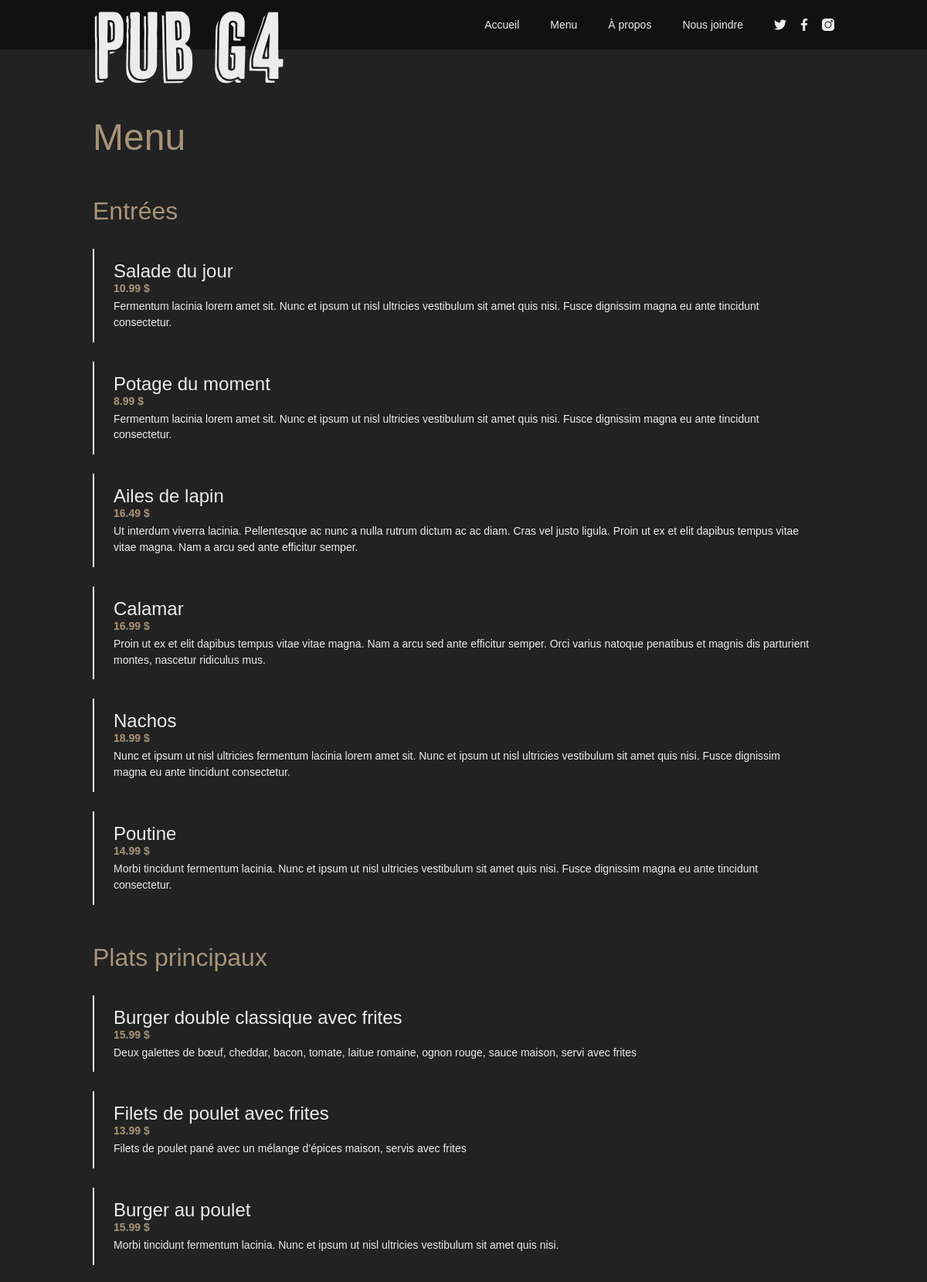
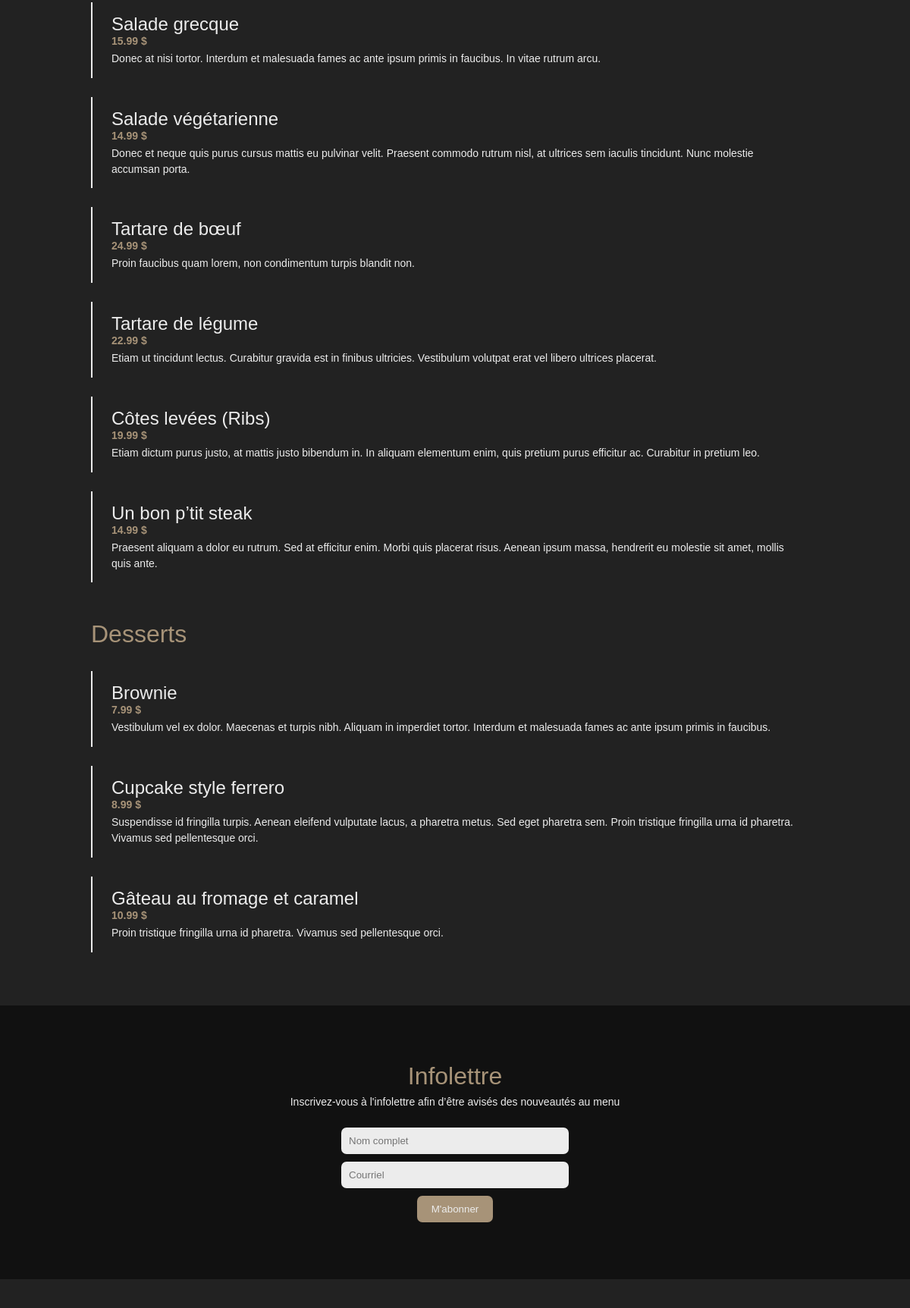
The page /menu (upper part) on the database its author committed (2 pictures, top to bottom).
### tables this page shows
CREATE TABLE `categories` (
  `id` int(11) NOT NULL,
  `nom` varchar(100) NOT NULL,
  `ordre` int(11) NOT NULL
);

CREATE TABLE `plats` (
  `id` int(11) NOT NULL,
  `nom` varchar(100) NOT NULL,
  `description` text NOT NULL,
  `prix` float NOT NULL,
  `image` varchar(255) DEFAULT NULL,
  `categorie_id` int(11) NOT NULL
);

### bases/Controller.php (called while the page is built, shortened)
<?php
abstract class Controller {
    protected function vue(string $nom, ?array $donnees = null){
        include("views/" . $nom . ".view.php");
    }
}

### controllers/SiteController.php (called while the page is built, shortened)
<?php
require_once("bases/Controller.php");
require_once("models/Plats.php");
require_once("models/Categories.php");
class SiteController extends Controller {
    public function afficherMenu() {
        $this->vue("menu", [
            "titre" => "Menu | PUB G4",
            "categories" =>(new Categories())->toutParOrdre(),
            "plats" => (new Plats()),
        ]);
    }
}

### index.php (called while the page is built, shortened)
<?php
require_once "controllers/SiteController.php";
require_once("config/routes.php");
$controller = new SiteController();
$chemin = $_GET["path"] ?? "index";
$methode = $routes[$chemin] ?? "erreur404";
$controller->{$methode}();

### config/database.php (called while the page is built)
<?php
$host = "localhost";
$username = "root";
$password = "";
$dbname = "pub_g4";

### bases/Model.php (called while the page is built, shortened)
<?php
class Model {
    private static $pdo = null;
    protected function pdo(){
        if(static::$pdo == null){
            require "config/database.php";
            static::$pdo = new PDO("mysql:host=$host;dbname=$dbname", $username, $password, array(PDO::MYSQL_ATTR_INIT_COMMAND => "SET NAMES utf8"));
            static::$pdo->setAttribute(PDO::MYSQL_ATTR_INIT_COMMAND, "SET NAMES 'utf8'");
            static::$pdo->setAttribute(PDO::ATTR_ERRMODE, PDO::ERRMODE_EXCEPTION);
            static::$pdo->setAttribute(PDO::ATTR_DEFAULT_FETCH_MODE, PDO::FETCH_ASSOC);
        }
        return static::$pdo;
    }
}

### models/Categories.php (called while the page is built, shortened)
<?php
require_once("bases/Model.php");
class Categories extends Model {
    protected $table = "categories";
    public function toutParOrdre(){
        $sql = "SELECT *
                FROM $this->table
                ORDER BY $this->table.ordre ASC";
        $stmt = $this->pdo()->prepare($sql);
        $stmt->execute();
        return $stmt->fetchAll();
    }
}

### models/Plats.php (called while the page is built, shortened)
<?php
require_once("bases/Model.php");
class Plats extends Model {
    protected $table = "plats";
    public function toutParCategorie(int $categorie_id) {
        $sql = "SELECT $this->table.*
                FROM $this->table
                JOIN categories ON $this->table.categorie_id = categories.id
                WHERE $this->table.categorie_id = :categorie_id";
        $stmt = $this->pdo()->prepare($sql);
        $stmt->execute([
            ":categorie_id" => $categorie_id
        ]);
        return $stmt->fetchAll();
    }
}

### views/menu.view.php (the view, shortened to what this page needs)
<?php include("parts/head.inc.php") ?>
<body id="menu">
<?php include("parts/header.inc.php") ?>
    <div id="app" class="section_menu container">
        <div class="section_droite">
            <h1>Menu</h1>
            <?php foreach($categories as $categorie) : ?>
                <?php $plats_de_categorie = $plats->toutParCategorie($categorie["id"]); ?>
                <?php if(count($plats_de_categorie) != 0) : ?>
                    <h2 class="categorie_repas"><?= $categorie["nom"] ?></h2>
                    <?php foreach($plats_de_categorie as $plat) : ?>
                        <div class="repas" @click="changerImage('<?= $plat["image"] ?>', <?= $plat["id"] ?>)" :class="{selectionnee: <?= $plat["id"] ?> == est_selectionnee}">
                            <h3 class="titre_repas"><?= $plat["nom"] ?></h3>
                            <span class="prix"><strong><?= number_format($plat["prix"], 2) ?> $</strong></span>
                            <p class="description"><?= $plat["description"] ?></p>
                        </div>
                    <?php endforeach; ?>
                <?php endif; ?>
            <?php endforeach; ?>
        </div>
    </div>
<?php include("parts/footer.inc.php") ?>

### views/parts/head.inc.php (shortened to what this page needs)
<!DOCTYPE html>
<html lang="en">
<head>
    <link rel="stylesheet" href="public/css/public/style.css">
</head>

### views/parts/header.inc.php (shortened to what this page needs)
<header id="navigation">
    <nav class="container">
        <a href="index"><img class="logo" src="public/img/logo-pub-g4.svg" alt="Logo du Pub G4"></a>
        <ul :class="{actif : actif}">
            <li><a href="index">Accueil</a></li>
            <li><a href="menu">Menu</a></li>
            <li><a href="a-propos">À propos</a></li>
            <li><a href="nous-joindre">Nous joindre</a></li>
            <div class="reseaux">
                <li><a href="https://twitter.com/" target="_blank" title="Consulter le compte Twitter dans un autre onglet"><div class="twitter"></div></a></li>
                <li><a href="https://facebook.com/" target="_blank" title="Consulter le compte Facebook dans un autre onglet"><div class="facebook"></div></a></li>
                <li><a href="https://instagram.com/" target="_blank" title="Consulter le compte Instagram dans un autre onglet"><div class="instagram"></div></a></li>
            </div>
        </ul>
    </nav>
</header>

### views/parts/footer.inc.php (shortened to what this page needs)
    <footer>
        <section id="infolettre">
            <h2>Infolettre</h2>
            <p>Inscrivez-vous à l'infolettre afin d’être avisés des nouveautés au menu</p>
            <form action="ajout-infolettre-submit" method="POST">
                <input type="text" name="nom" placeholder="Nom complet">
                <input type="email" name="courriel" placeholder="Courriel">
                <input class="btn" type="submit" value="M'abonner">
            </form>
        </section>
        <section id="bas_de_page">
        </section>
    </footer>
</body>
</html>

### public/css/public/style.css (style rules this page uses)
header { background-color: var(--coul_principale_fonce); position: fixed; top: 0; width: 100%; z-index: 100; }
header nav { padding: 10px 0; }
header nav img.logo { position: fixed; width: 250px; transition: transform 0.2s; }
header nav ul { display: flex; justify-content: flex-end; align-items: center; }
header nav ul li { text-decoration: none; list-style-type: none; margin-left: 40px; }
header nav ul li a { text-decoration: none; color: var(--coul_principale_pale); }
header nav ul div.reseaux { display: flex; }
header nav ul div.reseaux li { margin-left: 15px; }
header nav ul div.reseaux li:first-child { margin-left: 40px; }
header nav ul div.reseaux div { width: 16px; height: 16px; }
header nav ul div.reseaux .twitter { background-image: url("../../img/twitter.png"); background-size: contain; }
header nav ul div.reseaux .facebook { background-image: url("../../img/facebook.png"); background-size: contain; }
header nav ul div.reseaux .instagram { background-image: url("../../img/instagram.png"); background-size: contain; }
div.section_droite { margin: 150px 0 70px 0; margin-left: calc(40% + 100px); max-width: 55%; }
@media only screen and (max-width: 1200px) { div.section_droite { margin-left: 0; max-width: 100%; } }
#menu .section_menu h2.categorie_repas { margin-top: 50px; }
#menu .section_menu div.section_droite .repas { border-left: solid var(--coul_principale_pale) 2px; padding: 15px 25px; margin-bottom: 25px; }
#menu .section_menu div.section_droite .repas h3.titre_repas { margin: 0px; }
#menu .section_menu div.section_droite .repas span.prix { color: var(--coul_sec_pale); padding: 10px 0; }
#menu .section_menu div.section_droite .repas p.description { margin: 0; padding-top: 5px; }
footer { z-index: 200; }
footer #infolettre { text-align: center; padding: 75px; background-color: var(--coul_principale_fonce); }
footer #infolettre h2 { margin-bottom: 5px; margin-top: 0px; }
footer #infolettre p { margin-top: 0px; }
footer #infolettre form { position: relative; display: flex; flex-direction: column; align-items: center; }
footer #infolettre form input { margin-top: 10px; width: 300px; padding: 10px; border: none; border-radius: 7px; font-family: raleway, sans-serif; background-color: var(--coul_principale_pale); box-sizing: border-box; }
footer #infolettre form input.btn { width: 100px; background-color: var(--coul_sec_pale); color: var(--coul_principale_pale); }
footer #bas_de_page { padding: 40px 0; background-color: var(--coul_principale_moyen); }

### public/css/parts/general/style.css (style rules this page uses)
:root { --coul_principale_pale: #ececec; --coul_principale_moyen: #222; --coul_principale_fonce: #111; --coul_sec_pale: #a79378; --coul_sec_fonce: #665945; }
body { background-color: var(--coul_principale_moyen); color: var(--coul_principale_pale); font-family: raleway, sans-serif; font-size: 14px; margin: 0; min-height: 100vh; }
h1, h2, h3, h4, h5, h6 { font-family: cheap-pine-sans, sans-serif; font-weight: 400; }
h1 { font-size: 3rem; color: var(--coul_sec_pale); }
h2 { color: var(--coul_sec_pale); margin: 30px 0; font-size: 2rem; }
h3 { margin-top: 40px; font-size: 1.5rem; }
p { line-height: 1.3rem; }
.container { max-width: 80%; margin: auto; }
input.btn { cursor: pointer; }

### rows shown on the page
categories: nom "Entrées"
plats: nom "Salade du jour", prix "10.99", description "Fermentum lacinia lorem amet sit. Nunc et ipsum ut nisl ultricies vestibulum sit amet quis nisi. Fusce dignissim magna eu ante tincidunt consectetur."
plats: nom "Potage du moment", prix "8.99", description "Fermentum lacinia lorem amet sit. Nunc et ipsum ut nisl ultricies vestibulum sit amet quis nisi. Fusce dignissim magna eu ante tincidunt consectetur."
plats: nom "Ailes de lapin", prix "16.49", description "Ut interdum viverra lacinia. Pellentesque ac nunc a nulla rutrum dictum ac ac diam. Cras vel justo ligula. Proin ut ex et elit dapibus tempus vitae vitae magna. Nam a arcu sed ante efficitur semper."
plats: nom "Calamar", prix "16.99", description "Proin ut ex et elit dapibus tempus vitae vitae magna. Nam a arcu sed ante efficitur semper. Orci varius natoque penatibus et magnis dis parturient montes, nascetur ridiculus mus."
plats: nom "Nachos", prix "18.99", description "Nunc et ipsum ut nisl ultricies fermentum lacinia lorem amet sit. Nunc et ipsum ut nisl ultricies vestibulum sit amet quis nisi. Fusce dignissim magna eu ante tincidunt consectetur."
plats: nom "Poutine", prix "14.99", description "Morbi tincidunt fermentum lacinia. Nunc et ipsum ut nisl ultricies vestibulum sit amet quis nisi. Fusce dignissim magna eu ante tincidunt consectetur."
categories: nom "Plats principaux"
plats: nom "Burger double classique avec frites", prix "15.99", description "Deux galettes de bœuf, cheddar, bacon, tomate, laitue romaine, ognon rouge, sauce maison, servi avec frites"
plats: nom "Filets de poulet avec frites", prix "13.99", description "Filets de poulet pané avec un mélange d’épices maison, servis avec frites"
plats: nom "Burger au poulet", prix "15.99", description "Morbi tincidunt fermentum lacinia. Nunc et ipsum ut nisl ultricies vestibulum sit amet quis nisi."
plats: nom "Salade grecque", prix "15.99", description "Donec at nisi tortor. Interdum et malesuada fames ac ante ipsum primis in faucibus. In vitae rutrum arcu."
plats: nom "Salade végétarienne", prix "14.99", description "Donec et neque quis purus cursus mattis eu pulvinar velit. Praesent commodo rutrum nisl, at ultrices sem iaculis tincidunt. Nunc molestie accumsan porta."
plats: nom "Tartare de bœuf", prix "24.99", description "Proin faucibus quam lorem, non condimentum turpis blandit non."
plats: nom "Tartare de légume", prix "22.99", description "Etiam ut tincidunt lectus. Curabitur gravida est in finibus ultricies. Vestibulum volutpat erat vel libero ultrices placerat."
plats: nom "Côtes levées (Ribs)", prix "19.99", description "Etiam dictum purus justo, at mattis justo bibendum in. In aliquam elementum enim, quis pretium purus efficitur ac. Curabitur in pretium leo."
plats: nom "Un bon p’tit steak", prix "14.99", description "Praesent aliquam a dolor eu rutrum. Sed at efficitur enim. Morbi quis placerat risus. Aenean ipsum massa, hendrerit eu molestie sit amet, mollis quis ante."
categories: nom "Desserts"
plats: nom "Brownie", prix "7.99", description "Vestibulum vel ex dolor. Maecenas et turpis nibh. Aliquam in imperdiet tortor. Interdum et malesuada fames ac ante ipsum primis in faucibus."
plats: nom "Cupcake style ferrero", prix "8.99", description "Suspendisse id fringilla turpis. Aenean eleifend vulputate lacus, a pharetra metus. Sed eget pharetra sem. Proin tristique fringilla urna id pharetra. Vivamus sed pellentesque orci."
plats: nom "Gâteau au fromage et caramel", prix "10.99", description "Proin tristique fringilla urna id pharetra. Vivamus sed pellentesque orci."
